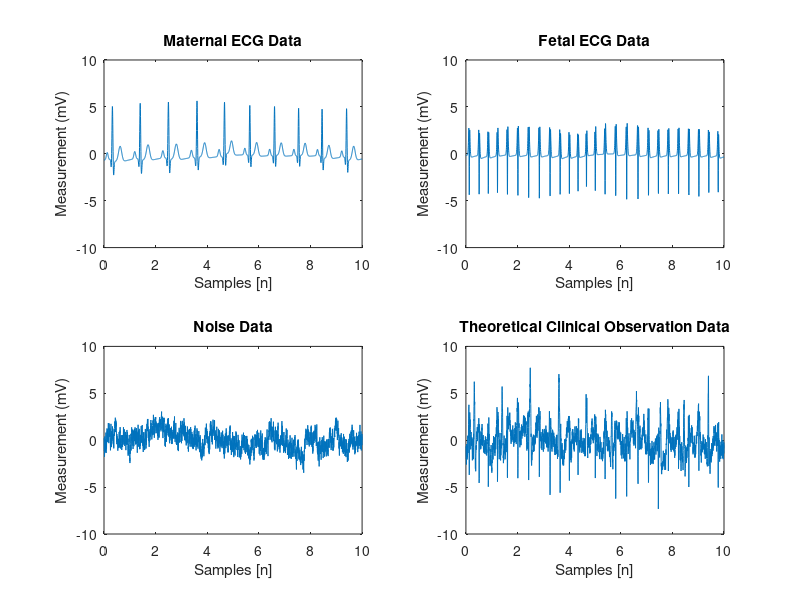

The MATLAB script that drew this image: (Note: this script raises an error after producing the figure.)
% Andrew Mullen & Yichu Jin
% 4/20/2018
% Will handle the first day of quesitons ____ through _____
% Pre-lim
% Load the data of several .dat files and add them into what is being
% really measured.

close all
clear all

load('data/fecg1.dat')
load('data/mecg1.dat')
load('data/noise1.dat')

clinicalObs = fecg1 + mecg1 + noise1;
figure;
tVec = linspace(0,10,2560);
subplot(2,2,1)
plot(tVec,mecg1)
xlabel('Samples [n]')
ylabel('Measurement (mV)')
title('Maternal ECG Data')
ylim([-10,10])
hold on
subplot(2,2,2)
plot(tVec,fecg1)
xlabel('Samples [n]')
ylabel('Measurement (mV)')
title('Fetal ECG Data')
ylim([-10,10])

subplot(2,2,3)
plot(tVec,noise1)
xlabel('Samples [n]')
ylabel('Measurement (mV)')
title('Noise Data')
ylim([-10,10])

subplot(2,2,4)
plot(tVec,clinicalObs)
xlabel('Samples [n]')
ylabel('Measurement (mV)')
title('Theoretical Clinical Observation Data')
ylim([-10,10])

% Question 1

% Determine Heart Rates
maternalBeatOne = 4.662;
maternalBeatTwo = 5.651;
deltaMaternal = maternalBeatTwo - maternalBeatOne;
maternalHR = 60/deltaMaternal

% Determine fetal HR
fetalBeatOne = 2.013;
fetalBeatTwo = 2.413;
deltaFetal = fetalBeatTwo - fetalBeatOne;
fetalHR = 60/deltaFetal

% Question 2 Determind first and second order moments
fetalMean = mean(fecg1);
fetalVar = var(fecg1);

maternalMean = mean(mecg1);
maternalVar = var(mecg1);

noiseMean = mean(noise1);
noiseVar = var(noise1);

% Question 3 plot the pdfs of the signals

figure;
histMaternal = histogram(mecg1,100,'Normalization','pdf');
title('PDFs of Recorded Signals')
xlabel('Recorded Voltage (mV)')
hold on;
histFetal = histogram(fecg1,100,'Normalization','pdf');
histNoise = histogram(noise1,100,'Normalization','pdf');
legend('Maternal ECG','Fetal ECG','Noise')

kurtosisMaternal = kurtosis(mecg1);
kurtosisFetal = kurtosis(fecg1);
kurtosisNoise = kurtosis(noise1);

subplot(3,1,1)
histogram(mecg1,100,'Normalization','pdf')
title('PDFs of Maternal ECG')
xlabel('Recorded Voltage (mV)')
hold on
subplot(3,1,2)
histogram(fecg1,100,'Normalization','pdf')
title('PDFs of Fetal ECG')
xlabel('Recorded Voltage (mV)')
subplot(3,1,3)
histogram(noise1,100,'Normalization','pdf')
title('PDFs of Noise')
xlabel('Recorded Voltage (mV)')

% Question 4

figure;
[PxxFetal,FFetal] = pwelch(fecg1,[],[],[],256);
[PxxMaternal,FMaternal] = pwelch(mecg1,[],[],[],256);
plot(FFetal,PxxFetal)
xlabel('Frequency (Hz)')
ylabel('Power')
title('Fetal and Maternal ECG Welch Spectral Content')
hold on
plot(FMaternal,PxxMaternal)
legend('Fetal ECG','Maternal ECG')

% Genearet the wiener filters

[yhat, H] = wienerFilter(fecg1,clinicalObs)


